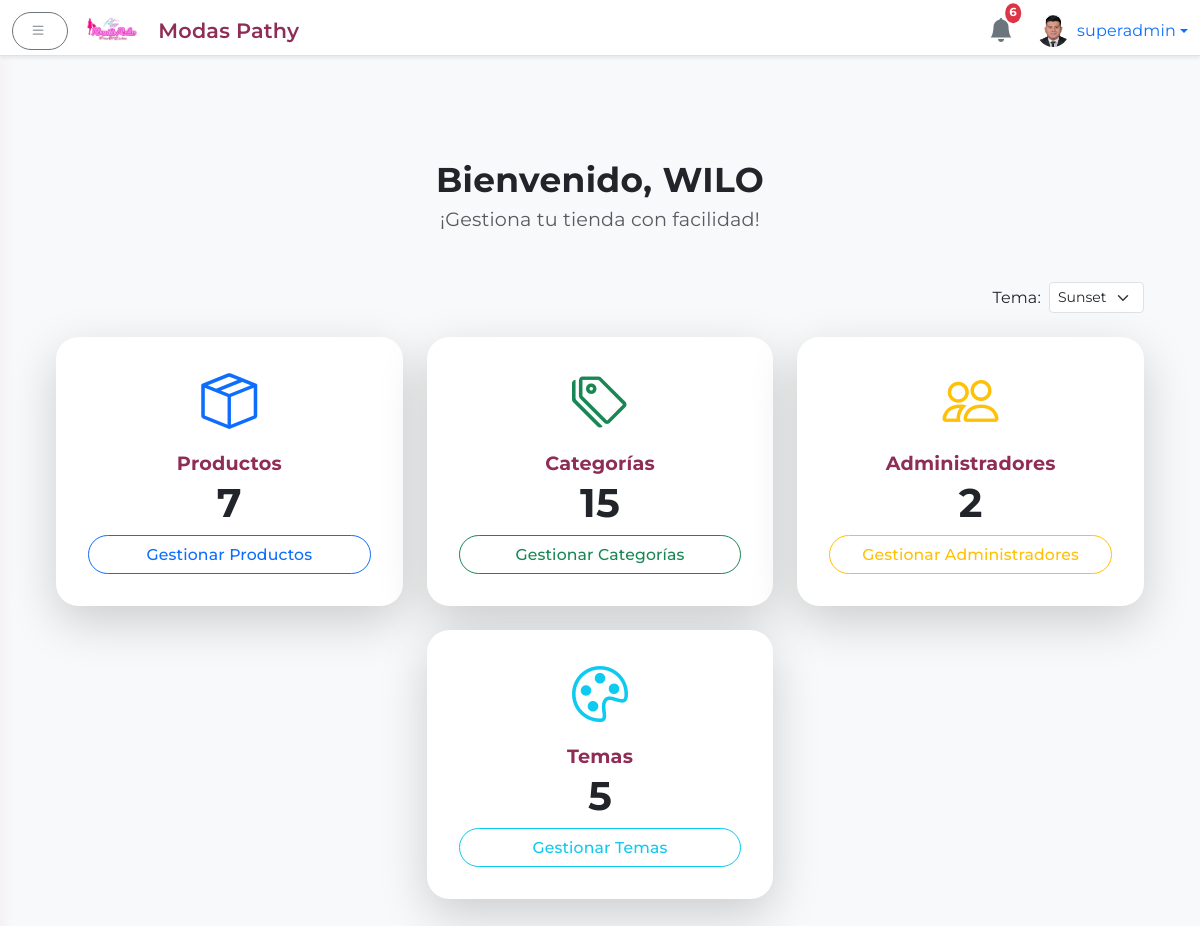
The app's page /admin (signed in) with its own data.
### app.py (models this page shows)
class User(UserMixin, db.Model):
    id = db.Column(db.Integer, primary_key=True)
    username = db.Column(db.String(64), unique=True, nullable=False)
    name = db.Column(db.String(128), nullable=True)
    password = db.Column(db.String(128), nullable=False)
    is_superadmin = db.Column(db.Boolean, default=False)
    profile_image = db.Column(db.String(256), nullable=True)

### app.py (the view)
@app.route('/admin')
@login_required
def admin_dashboard():
    productos = Product.query.count()
    categorias = Category.query.count()
    admins = User.query.count()
    return render_template('admin/dashboard.html',
        total_productos=productos,
        total_categorias=categorias,
        total_usuarios=admins
    )

### app.py (called while the page is built, shortened)
@app.context_processor
def inject_notifications():
    notifications = Notification.query.order_by(Notification.timestamp.desc()).limit(6).all()
    notifs = [
        {
            'message': n.message,
            'timestamp': n.timestamp.strftime('%d/%m %H:%M'),
            'admin_name': n.admin_name
        }
        for n in notifications
    ]
    return dict(notifications=notifs)

@app.context_processor
def inject_theme():
    active = Theme.query.filter_by(is_default=True).first()
    all_themes = Theme.query.order_by(Theme.name).all()
    return {
        'active_theme': active,
        'all_themes': all_themes
    }

@app.before_request
def seed_themes_once():
    global _seeded
    db.create_all()

@login.user_loader
def load_user(user_id):
    return db.session.get(User, int(user_id))

@app.context_processor
def inject_public_data():
    categorias = Category.query.order_by(Category.name).all()
    return {
        'public_categories': categorias,
        'now': lambda fmt=None: datetime.utcnow().strftime(fmt or '%Y'),
        'contact_info': ContactInfo.query.first()
    }

### templates/admin/dashboard.html (shortened to what this page needs)
{% extends 'admin/base_admin.html' %}
{% block body_admin %}
  <div class="container-fluid">
    <div class="text-center mb-5">
      <h2 class="fw-bold mb-1" style="color: var(--primary);">
        Bienvenido{{ current_user.name and ', ' ~ current_user.name or ', ' ~ current_user.username }}
      </h2>
      <p class="text-muted" style="font-size:1.2rem;">
        ¡Gestiona tu tienda con facilidad!
      </p>
    </div>
    <div class="mb-4 d-flex justify-content-end">
      <form id="theme-form" action="{{ url_for('admin_set_theme') }}" method="POST" class="d-flex align-items-center">
        <label for="theme-selector" class="me-2 mb-0">Tema:</label>
        <select id="theme-selector" name="theme_id" class="form-select form-select-sm w-auto">
          {% for tema in all_themes %}
            <option value="{{ tema.id }}" {% if tema.is_default %}selected{% endif %}>
              {{ tema.name }}
            </option>
          {% endfor %}
        </select>
      </form>
    </div>
    <div class="row g-4 mb-5 justify-content-center">
      <div class="col-sm-6 col-lg-4">
        <div class="card text-center h-100 hover-shadow border-0 shadow-lg rounded-4 animate__animated animate__fadeInUp">
          <div class="card-body d-flex flex-column justify-content-center">
            <i class="bi bi-box-seam display-4 text-primary mb-2"></i>
            <h5 class="card-title mt-2 mb-1">Productos</h5>
            <div class="display-6 fw-bold mb-2">{{ total_productos }}</div>
            <a href="{{ url_for('admin_productos') }}" class="btn btn-outline-primary rounded-pill mt-auto">
              Gestionar Productos
            </a>
          </div>
        </div>
      </div>
      <div class="col-sm-6 col-lg-4">
        <div class="card text-center h-100 hover-shadow border-0 shadow-lg rounded-4 animate__animated animate__fadeInUp">
          <div class="card-body d-flex flex-column justify-content-center">
            <i class="bi bi-tags display-4 text-success mb-2"></i>
            <h5 class="card-title mt-2 mb-1">Categorías</h5>
            <div class="display-6 fw-bold mb-2">{{ total_categorias }}</div>
            <a href="{{ url_for('admin_categorias') }}" class="btn btn-outline-success rounded-pill mt-auto">
              Gestionar Categorías
            </a>
          </div>
        </div>
      </div>
      {% if current_user.is_superadmin %}
      <div class="col-sm-6 col-lg-4">
        <div class="card text-center h-100 hover-shadow border-0 shadow-lg rounded-4 animate__animated animate__fadeInUp">
          <div class="card-body d-flex flex-column justify-content-center">
            <i class="bi bi-people display-4 text-warning mb-2"></i>
            <h5 class="card-title mt-2 mb-1">Administradores</h5>
            <div class="display-6 fw-bold mb-2">{{ total_usuarios }}</div>
            <a href="{{ url_for('admin_usuarios') }}" class="btn btn-outline-warning rounded-pill mt-auto">
              Gestionar Administradores
            </a>
          </div>
        </div>
      </div>
      <div class="col-sm-6 col-lg-4">
        <div class="card text-center h-100 hover-shadow border-0 shadow-lg rounded-4 animate__animated animate__fadeInUp">
          <div class="card-body d-flex flex-column justify-content-center">
            <i class="bi bi-palette display-4 text-info mb-2"></i>
            <h5 class="card-title mt-2 mb-1">Temas</h5>
            <div class="display-6 fw-bold mb-2">{{ all_themes|length }}</div>
            <a href="{{ url_for('admin_themes') }}" class="btn btn-outline-info rounded-pill mt-auto">
              Gestionar Temas
            </a>
          </div>
        </div>
      </div>
      {% endif %}
    </div>
  </div>
{% endblock %}

### templates/admin/base_admin.html (shortened to what this page needs)
<!DOCTYPE html>
<html lang="es">
<head>
  <link href="https://cdn.jsdelivr.net/npm/bootstrap@5.3.0/dist/css/bootstrap.min.css" rel="stylesheet"/>
  <link href="https://cdn.jsdelivr.net/npm/bootstrap-icons@1.10.5/font/bootstrap-icons.css" rel="stylesheet"/>
  <link rel="stylesheet" href="https://cdnjs.cloudflare.com/ajax/libs/animate.css/4.1.1/animate.min.css"/>
  <link rel="stylesheet" href="{{ url_for('static', filename='css/admin.css') }}"/>
</head>
<body>
  <div aria-live="polite" aria-atomic="true" class="position-fixed top-0 end-0 p-3" style="z-index: 1055;">
  </div>
  <header class="navbar navbar-light bg-white border-bottom fixed-top shadow-sm">
    <div class="container-fluid">
      <button id="sidebarToggle" class="btn btn-outline-secondary me-3">
        <i class="bi bi-list"></i>
      </button>
      <a href="{{ url_for('admin_dashboard') }}" class="navbar-brand d-flex align-items-center mb-0 h1" style="gap:10px;">
        <img src="{{ url_for('static', filename='images/logo.png') }}" alt="Logo" height="36" class="d-inline-block align-text-top" style="margin-right:8px;">
        <span class="d-none d-md-inline" style="font-size:1.3rem; font-weight:600; color:#8F2D56;">Modas Pathy</span>
      </a>
      <div class="d-flex align-items-center ms-auto">
        <div class="position-relative me-4 dropdown">
          <a href="#" id="notifDropdown" data-bs-toggle="dropdown" aria-expanded="false" class="text-decoration-none">
            <i class="bi bi-bell-fill fs-4 text-secondary"></i>
            <span class="badge bg-danger position-absolute top-0 start-100 translate-middle p-1 rounded-circle">
              {{ notifications|length if notifications else 0 }}
            </span>
          </a>
        </div>
        <div class="dropdown">
          <a href="#" class="d-flex align-items-center text-decoration-none dropdown-toggle" id="dropdownUser" data-bs-toggle="dropdown" aria-expanded="false">
            <img src="{% if current_user.profile_image %}
                        {{ url_for('static', filename='perfiles/' ~ current_user.profile_image) }}
                      {% else %}
                        {{ url_for('static', filename='perfiles/default.png') }}
                      {% endif %}"
                 alt="Avatar" width="32" height="32" class="rounded-circle me-2" style="object-fit:cover;">
            <span>{{ current_user.username }}</span>
          </a>
        </div>
      </div>
    </div>
  </header>
  <div class="d-flex">
<main class="flex-grow-1 bg-light">
  <div class="container-fluid mt-5 pt-4">
    {% block body_admin %}{% endblock %}
  </div>
</main>
</body>
</html>

### static/css/admin.css (style rules this page uses)
:root { --rojo: #D81159; --fucsia: #8F2D56; --accent: #8F2D56; --accent-light: rgba(143,45,86,0.08); --blanco: #FFFFFF; --gris-claro: #f8f9fa; --gris-oscuro: #e3e3e3; --shadow-card: 0 4px 24px rgba(143, 45, 86, 0.09); --shadow-hover: 0 8px 36px rgba(143, 45, 86, 0.18); }
body, .form-label, .btn, .card-title, .navbar-brand, .nav-link { font-family: 'Montserrat', sans-serif; letter-spacing: 0.01em; }
body { margin-top: 56px; background: linear-gradient(145deg, var(--blanco) 60%, var(--gris-claro) 100%); }
header.navbar { height: 56px; z-index: 1000; box-shadow: 0 4px 18px rgba(143, 45, 86, 0.07); }
main { transition: margin-left 0.3s cubic-bezier(.87,-.41,.19,1.44); margin-left: 0; padding: 2rem; }
.card, .card.hover-shadow { border-radius: 1.4rem !important; border: none; box-shadow: var(--shadow-card); background: var(--blanco); transition: box-shadow 0.22s cubic-bezier(.87,-.41,.19,1.44), transform 0.19s; }
h2 { font-size: 2.15rem; color: var(--fucsia); margin-bottom: 1.5rem; letter-spacing: 0.01em; font-weight: 800; }
.card-title { font-size: 1.2rem; font-weight: 700; color: var(--accent); margin-bottom: 1rem; }
.badge { font-size: 0.73rem; padding: 0.45em 0.72em; }
.btn { font-size: 0.98em; border-radius: 2em !important; font-weight: 500; padding: 0.42em 1.1em; letter-spacing: 0.01em; box-shadow: none; transition: background 0.15s, color 0.15s, box-shadow 0.15s; }
.btn-outline-secondary, .btn-outline-danger { border-width: 1.4px; }
.btn i { margin-right: 4px; }
.card-body { padding: 2rem; }

### records on screen
User: profile_image (picture), username "superadmin", name ", WILO"

### other values on screen
{{ notifications|length if notifications else 0 }} "6"
{{ total_productos }} "7"
{{ total_categorias }} "15"
{{ total_usuarios }} "2"
{{ all_themes|length }} "5"
form field theme_id "Sunset"
